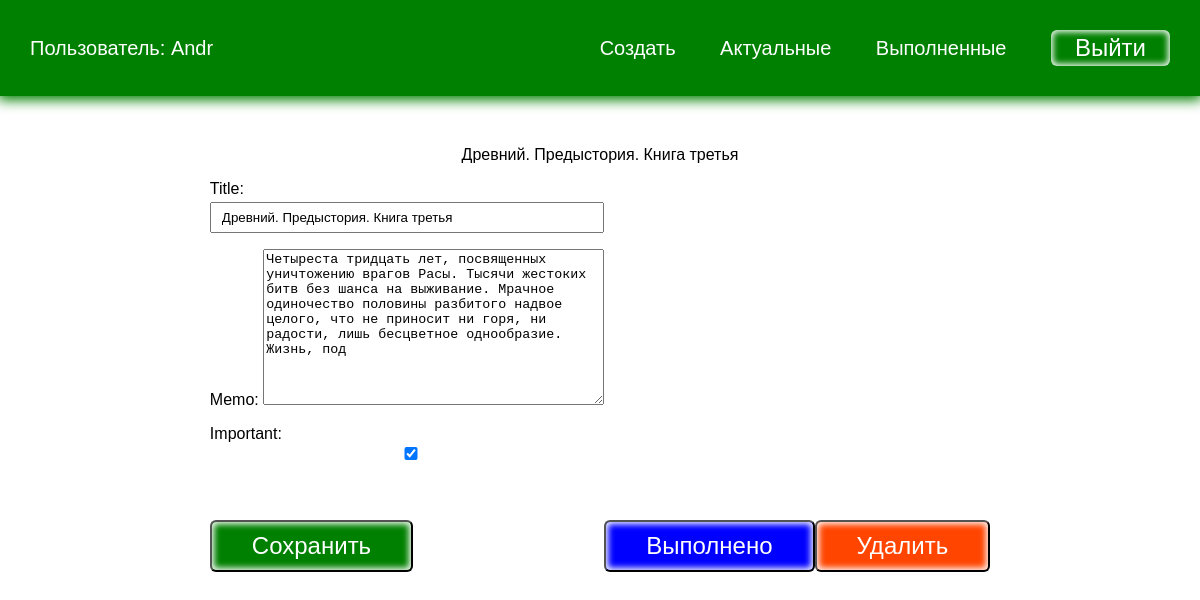
Page /todo/6 (signed in) on the committed database.
### todo/models.py (models this page shows, shortened)
class Todo(models.Model):
    title = models.CharField(max_length=100)
    memo = models.TextField(blank=True)
    created = models.DateTimeField(auto_now_add=True)
    date_completed = models.DateTimeField(blank=True, null=True)
    important = models.BooleanField(default=False)
    user = models.ForeignKey(User, on_delete=models.CASCADE)

### todo/views.py (the view, shortened to what this page needs)
# urls.py: path('todo/<int:todo_pk>', views.viewtodo, name='viewtodo'),
@login_required
def viewtodo(request, todo_pk):
    todo = get_object_or_404(Todo, pk=todo_pk)
    if request.method == 'GET':
        form = TodoForm(instance=todo)
        return render(request, 'todo/viewtodo.html', {'todo': todo, 'form': form})

### todo/forms.py
class TodoForm(ModelForm):
    class Meta:
        model = Todo
        fields = ['title', 'memo', 'important']

### todo/templates/todo/viewtodo.html (shortened to what this page needs)
{% extends 'todo/base.html' %}
{% block content %}
{{ todo.title }}
<div class="but">
<form method="POST">
    {{ form.as_p }}
    <button class="btn">Сохранить</button>
</form>
<form action="{% url 'completetodo' todo.id %}" method="post">
    <button class="btn good">Выполнено</button>
</form>
<form action="{% url 'deletetodo' todo.id %}" method="post">
    <button class="btn remove">Удалить</button>
</form>
</div>
{% endblock %}

### todo/templates/todo/base.html (shortened to what this page needs)
<!DOCTYPE html>
{% load static %}
<html lang="en">
<head>
    <link rel="stylesheet" href="{% static 'css/style.css' %}">
</head>
<body>
{% if user.is_authenticated %}
<div class="menu">
  <div class="wrap">
    <ul>
        <li class="logo">Пользователь: {{ user.username }}</li>
        <li><a href="{% url 'createtodo' %}">Создать</a></li>
        <li><a href="{% url 'currenttodos' %}">Актуальные</a></li>
        <li><a href="{% url 'completedtodos' %}">Выполненные</a></li>
        <li>
            <form action="{% url 'logoutuser' %}" method="post">
                <button class="top">Выйти</button>
            </form>
        </li>
    </ul>
  </div>
</div>
{% endif %}
<div class="content">
  <div class="wrap">
    {% block content %}
    {% endblock %}
  </div>
</div>
</body>
</html>

### todo/static/css/style.css (style rules this page uses)
body { padding: 0; margin: 0; font-family: Arial, Helvetica, sans-serif; }
.wrap { max-width: 1200px; margin: 0 auto; padding: 10px 30px; box-sizing: border-box; }
.menu { background: green; box-shadow: 0 2px 12px 2px green; }
ul { list-style: none; padding: 0; }
.menu a { color: #FFF; }
.menu ul { display: flex; justify-content: space-between; align-items: center; font-size: 20px; }
.menu .logo { color: #FFF; margin-right: 30%; }
a { text-decoration: none; }
.content .wrap { display: flex; flex-direction: column; align-items: center; justify-content: center; margin-top: 40px; }
.btn { background: green; color: #FFF; }
button { padding: 10px 40px; border-radius: 6px; box-shadow: inset 0 0 6px 2px #FFF; margin-top: 40px; font-size: 24px; cursor: pointer; }
input { width: 100%; padding: 6px 10px; box-sizing: border-box; margin-top: 4px; }
.top { padding: 4px 24px; margin-top: 0; background: transparent; border: none; color: #FFF; }
.but { display: flex; align-items: flex-end; }
.good { background: blue; }
.remove { background: orangered; }

### rows in the picture
Todo: title "Древний. Предыстория. Книга третья", memo "Четыреста тридцать лет, посвященных уничтожению врагов Расы. Тысячи жестоких битв без шанса на выживание. Мрачное одиночество половины разбитого надвое целого, что не приносит ни горя, ни радости, лишь бесцветное однообразие. Жизнь, под", important "☑"

### other values in the picture
{{ user.username }} "Andr"
